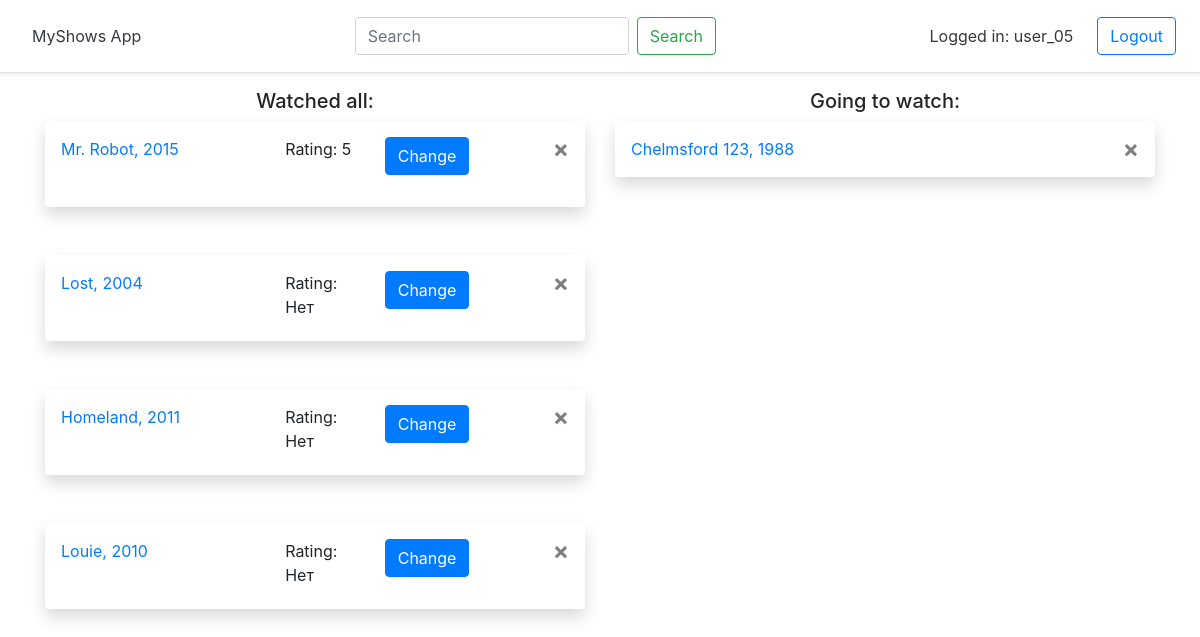
The page / (signed in) on the database as committed earlier.
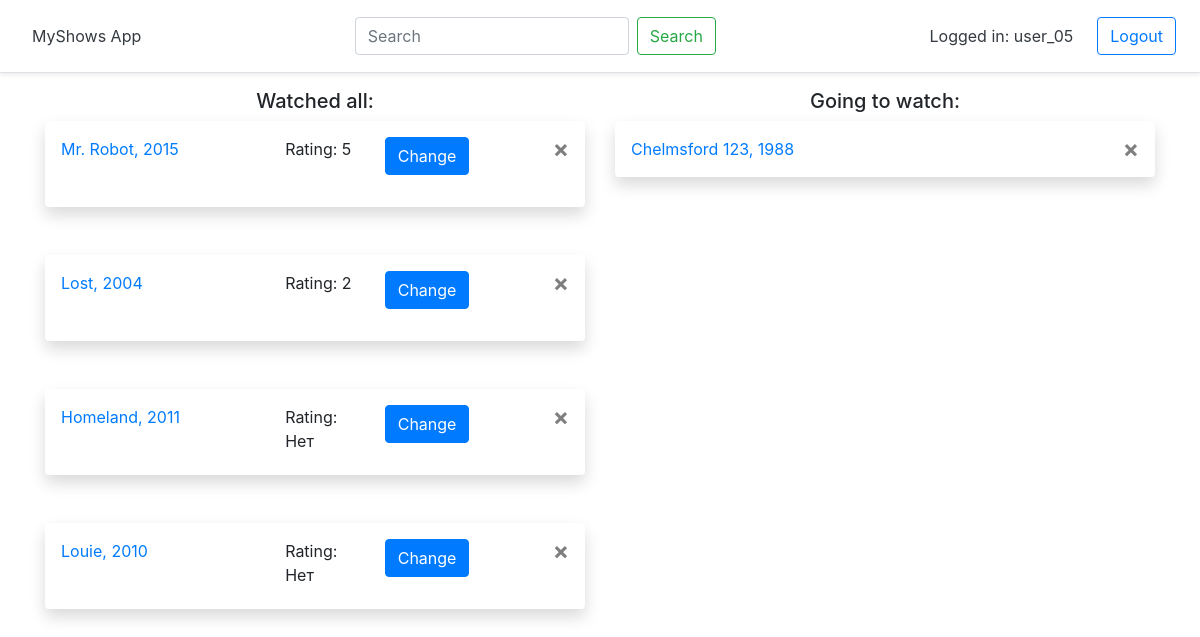
The same page on the database as committed later.
### tracker/models.py (models this page shows, shortened)
class SerialComplete(models.Model):
    user_link = models.ForeignKey(settings.AUTH_USER_MODEL, on_delete=models.CASCADE)
    myshows_id = models.PositiveSmallIntegerField(default=0)
    title_eng = models.CharField(max_length=50)
    year = models.PositiveSmallIntegerField(default=0)
    rating = models.CharField(max_length=50, default='No')

class SerialLater(models.Model):
    user_link = models.ForeignKey(settings.AUTH_USER_MODEL, on_delete=models.CASCADE)
    myshows_id = models.PositiveSmallIntegerField(default=0)
    title_eng = models.CharField(max_length=50)
    year = models.PositiveSmallIntegerField(default=0)

### tracker/views.py (the view)
# urls.py: path('', views.index , name='index'),
@login_required
def index(request):
    user = request.user
    form_rating = RatingForm()
    serial_change_id = None
    if 'del_later' in request.POST:
        myshows_id = request.POST['del_later']
        delete_seriallater(myshows_id, user.id)
    if 'del_complete' in request.POST:
        myshows_id = request.POST['del_complete']
        delete_serialcomplete(myshows_id, user.id)
    if 'set_rating' in request.POST:
         form_rating = RatingForm(request.POST)
         if form_rating.is_valid():
             myshows_id = request.POST['set_rating']
             rating = request.POST['rating']
             set_rating(myshows_id, user.id, rating)
    if 'change_rating' in request.POST:
        serial_change_id = int(request.POST['change_rating'])
    serials_later_page = pagination(
        serials=set_all_seriallater(user),
        page=request.GET.get('page1'))
    serials_complete_page = pagination(
        serials=set_all_serialcomplete(user),
        page=request.GET.get('page2'))
    context = {
        'serials_later': serials_later_page,
        'serials_complete': serials_complete_page,
        'form_rating': form_rating,
        'serial_change_id': serial_change_id
        }
    return render(request, 'tracker/index.html', context)

### tracker/forms.py
class RatingForm(ModelForm):
    class Meta:
        model = SerialComplete
        fields = ['rating']
        widgets = {'rating': Select(choices=RATING_CHOICES,
                                    attrs={'class':'custom-select custom-select-sm'})}

### tracker/services.py (called while the page is built)
def set_all_seriallater(user):
    return user.seriallater_set.all()

def set_all_serialcomplete(user):
    return user.serialcomplete_set.all()

def pagination(serials, page):
    paginator = Paginator(serials, 5)
    try:
        serials_page = paginator.page(page)
    except PageNotAnInteger:
        serials_page = paginator.page(1)
    except EmptyPage:
        serials_page = paginator.page(paginator.num_pages)
    return serials_page

### tracker/templates/tracker/index.html (shortened to what this page needs)
{% extends 'tracker/base.html' %}
{% block content %}
<div class="row">
  <div class="col-sm">
    <h5 class="text-center">Watched all:</h5>
    {% for serial in serials_complete %}
    <div class="shadow p-3 mb-5 bg-white rounded">
      <div class="row">
        <div class="col-5">
          <a href="{% url 'detail' id=serial.myshows_id %}">{{ serial.title_eng }}, {{ serial.year }}</a>
        </div>
        {% if serial_change_id == serial.myshows_id %}
        <div class="col">
          <form action="" method="post">
            {% csrf_token %}
            {{ form_rating.as_p }}
          </div>
          <div class="col">
            <button type="submit" name="set_rating" value="{{ serial.myshows_id }}" class="btn btn-primary">Save</button>
          </div>
        </form>
        {% else %}
        <div class="col">
          Rating: {{ serial.rating }}
        </div>
        <div class="col">
          <form action="" method="post">
            <button type="submit" name="change_rating" value="{{ serial.myshows_id }}" class="btn btn-primary">Change</button>
        </div>
        <div class="col">
          <form action="" method="post">
            <button type="submit" name="del_complete" value="{{ serial.myshows_id }}" class="close" aria-label="Close">
              <span class="align-text-top" aria-hidden="true"> &times; </span>
            </button>
          </form>
        </div>
          {% endif %}
      </div>
    </div>
      {% endfor %}
  </div>
  <div class="col-sm">
    <h5 class="text-center">Going to watch:</h5>
    {% for serial in serials_later %}
    <div class="shadow p-3 mb-5 bg-white rounded">
      <div class="row">
        <div class="col">
          <a href="{% url 'detail' id=serial.myshows_id %}">{{ serial.title_eng }}, {{ serial.year }} </a>
        </div>
        <div class="col">
          <form action="" method="post">
            <button type="submit" name="del_later" value="{{ serial.myshows_id }}" class="close" aria-label="Close">
              <span class="align-text-top" aria-hidden="true"> &times; </span>
            </button>
          </form>
        </div>
      </div>
    </div>
    {% endfor %}
  </div>
</div>
{% endblock %}

### tracker/templates/tracker/base.html (shortened to what this page needs)
{% load static %}
<html lang="ru">
<head>
  <link rel="stylesheet" href="https://stackpath.bootstrapcdn.com/bootstrap/4.4.1/css/bootstrap.min.css">
</head>
<body>
  <div class="d-flex flex-column flex-md-row align-items-center p-3 px-md-4 mb-3 bg-white border-bottom shadow-sm">
    <a class="p-2 text-dark" href="{% url 'index' %}">MyShows App</a>
    <div class="mx-auto">
      <form class="form-inline my-2 my-lg-0" method="get" action="{% url 'search_list' %}">
        <input class="form-control mr-sm-2" type="search" placeholder="Search" aria-label="Search" name="search">
        <button class="btn btn-outline-success my-2 my-sm-0" type="submit">Search</button>
      </form>
    </div>
    {% if user.is_authenticated %}
    <nav class="my-2 my-md-0 mr-md-3">
      <a class="p-2 text-dark">Logged in: {{ user.username }}</a>
    </nav>
      <a class="btn btn-outline-primary" href="{% url 'logout' %}?next={{request.path}}">Logout</a>
    {% else %}
      <a class="btn btn-outline-primary" href="{% url 'login' %}">Login / Registration</a>
    {% endif %}
  </div>
  <div class="container">
  {% block content %}
  {% endblock %}
  </div>
</body>
</html>

Rows that differ between the two databases and show on the page:
changed SerialComplete "Lost": rating "Нет" → "2"
